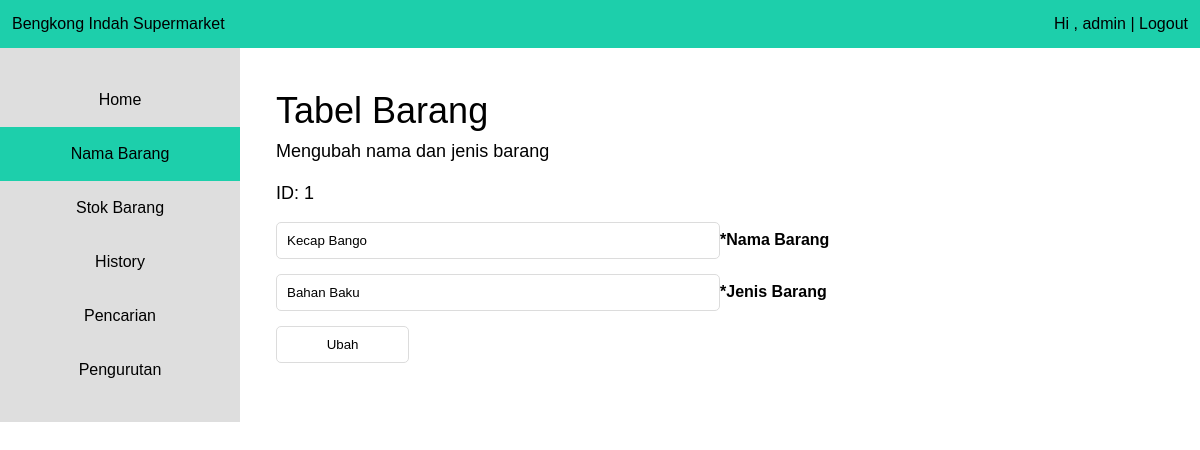
The page /tab-barang-edit.php?id=1 (signed in) on the database its author committed.
### tables this page shows
CREATE TABLE `user` (
  `user_id` int(11) NOT NULL,
  `username` varchar(45) DEFAULT NULL,
  `password` varchar(45) DEFAULT NULL
);

CREATE TABLE `barang` (
  `idbarang` int(11) NOT NULL,
  `nama_barang` varchar(45) DEFAULT NULL,
  `jenis_barang` varchar(45) DEFAULT NULL,
  `stok_barang` int(11) DEFAULT NULL
);

### tab-barang-edit.php (the view, shortened to what this page needs)
<?php
include_once 'dbconnect.php';
if(!isset($_SESSION['userSession']))
{
 header("Location: login.php");
}
else{
$sql = "SELECT * FROM user WHERE user_id=".$_SESSION['userSession'];
$userquery = $MySQLi_CON->query($sql);
$userRow = $userquery->fetch_object();
$username = $userRow->username;
}
$id = $_GET['id'];
$userquery = $MySQLi_CON->query("SELECT * FROM barang WHERE idbarang = ".$id);
$row = $userquery->fetch_object();
?>
<html>
	<head>
		<link rel="stylesheet" type="text/css" href="style.css">
	</head>
	<body>
		<header>
			<div class="left">Bengkong Indah Supermarket</div>
			<div class="right">
				Hi , <?php echo htmlentities($username) ?> |
				<a href="logout.php">Logout</a>
			</div>
		</header>
		<aside>
			<ul class="side">
				<a href="index.php"><li class="side">Home</li></a>
				<a href="tab-barang.php"><li class="side active">Nama Barang</li></a>
				<a href="tab-stok-barang.php"><li class="side">Stok Barang</li></a>
				<a href="tab-history.php"><li class="side">History</li>
				<a href="searching.php"><li class="side">Pencarian</li>
				<a href="sorting.php"><li class="side">Pengurutan</li>
				</a>
			</ul>
		</aside>
		<section class="content">
			<h1 class="content">Tabel Barang</h1>
			<p>Mengubah nama dan jenis barang</p>
			<form method="post">
				<p>ID: <?php echo $id; ?></p>
				<input type="text" name="nama_barang" value="<?php echo $row->nama_barang; ?>" placeholder="Nama Barang" required/><strong>*Nama Barang</strong>
				<input type="text" name="jenis_barang" value="<?php echo $row->jenis_barang; ?>" placeholder="Jenis Barang" required/><strong>*Jenis Barang</strong><br>
				<input type="submit" name="ubah" value="Ubah"/>
			</form>
		</section>
	</body>
</html>

### style.css (style rules this page uses)
html, body, div, span, applet, object, iframe, h1, h2, h3, h4, h5, h6, p, blockquote, pre, a, abbr, acronym, address, big, cite, code, del, dfn, em, font, img, ins, kbd, q, s, samp, small, strike, strong, sub, sup, tt, var, b, u, i, center, dl, dt, dd, ol, ul, li, fieldset, form, label, legend, table, caption, tbody, tfoot, thead, tr, th, td { background: transparant; border: 0; margin: 0; padding: 0; vertical-align: baseline; text-decoration: none; color: black; }
ol, ul { list-style: none; }
body { line-height: 1.5; margin: auto; float: auto; font-family: arial; font-weight: lighter; }
.left { float: left; }
.right { float: right; }
p { margin-bottom: 15px; font-size: 18px; }
input,select { padding: 10px; border: solid 1px #dcdcdc; border-radius: 5px; border: solid 1px #dcdcdc; transition: box-shadow 0.3s, border 0.3s; background: white; width: 50%; margin-bottom: 15px; }
input[type="submit"] { width: 15%; }
header { width: 98%; padding: 1%; float: left; background: #1DCFAB; }
aside { padding: 25px 0 25px 0; background: #DEDEDE; width: 20%; float: left; }
li.side { padding: 15px; text-align: center; transition: background 500ms; }
li.active { background: #1DCFAB; }
section.content { padding: 3%; width: 74%; float: left; }
h1.content { font-size: 36px; font-weight: lighter; }

### rows shown on the page
user: username "admin"
barang: nama_barang "Kecap Bango", jenis_barang "Bahan Baku"

### other values the page prints
$id "1"
